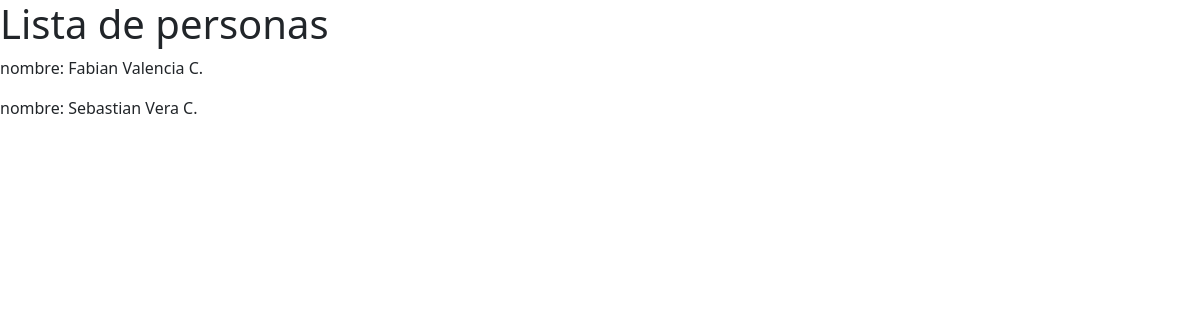
/listado_personas/, run on an earlier commit of the app's database.
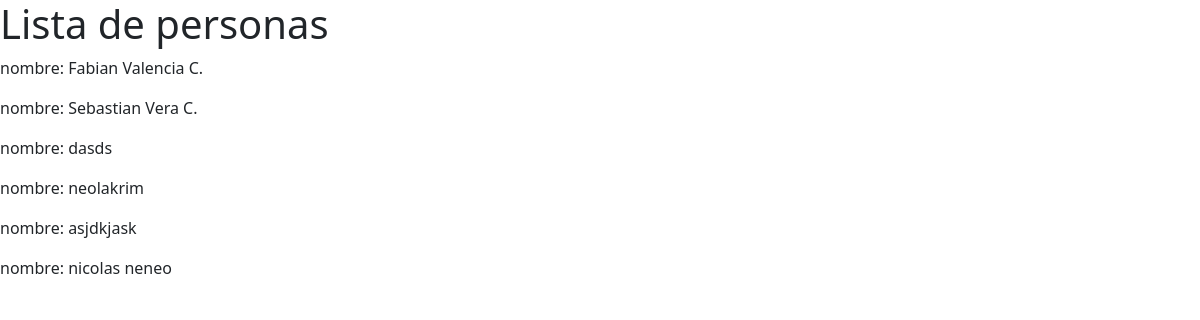
And on a later commit of the database.
### web/models.py (models this page shows, shortened)
class Persona (models.Model):
    nombre = models.CharField(max_length=100)
    edad = models.PositiveIntegerField()
    email = models.EmailField(unique=True)

### web/views.py (the view)
# urls.py: path('listado_personas/', views.lista_personas, name='lista_personas'),
def lista_personas (request):
    personas = Persona.objects.all()
    return render (request, 'listar.html', {'personas':personas })

### web/templates/listar.html (shortened to what this page needs)
<!DOCTYPE html>
<html lang="en">
<head>
    <link rel="stylesheet" href="https://cdn.jsdelivr.net/npm/bootstrap@5.3.3/dist/css/bootstrap.min.css">
</head>
<body class="custom-bg">
    <h1>Lista de personas</h1>
    {%for p in personas%}
        <p>nombre: {{p.nombre}}</p>
    {%endfor%}
</body>
</html>

What changed in the data, as far as the page shows it:
added Persona: nombre "dasds"
added Persona: nombre "neolakrim"
added Persona: nombre "asjdkjask"
added Persona: nombre "nicolas neneo"
